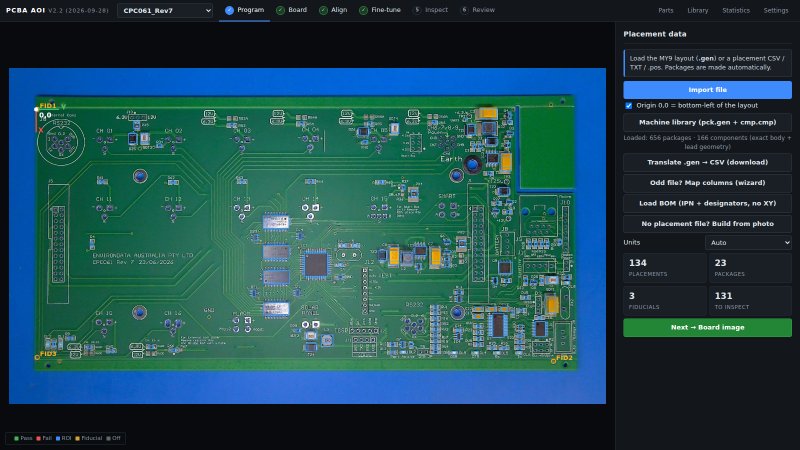
#> input picture showcase/01_program_import.png, 1600 x 900 px, given in place of the camera (shown at 1/2 size)
$ python ps4_robot_eyes.py 5   (older library calls are emulated)
#> lines starting #> are read from the running program, lines starting #| are printed output that depends on the picture; after the words box and inside, x2 and y2 are one past the last pixel; in counts of white or black regions, pixels touching at a corner belong together
#!/usr/bin/env python3
"""
PS4 Camera Robot Eyes
AR robot-vision overlay: phosphor/thermal/night modes, edge detection,
scanlines, face targeting HUD, motion alerts, and stereo depth map.

Usage:
    python ps4_robot_eyes.py [camera_index]

Keys:
    m - cycle vision mode (PHOSPHOR / THERMAL / NIGHT / RAW)
    e - toggle edge overlay
    s - toggle scanlines
    t - toggle face targeting
    h - toggle HUD
    d - toggle depth map (stereo only)
    v - toggle vignette
    q / Esc - quit
"""

import cv2
import numpy as np
import time
import sys

# ── Vision mode pipeline ──────────────────────────────────────────────────────

MODE_NAMES = ["PHOSPHOR", "THERMAL", "NIGHT", "RAW"]


def _phosphor(frame):
    gray = cv2.cvtColor(frame, cv2.COLOR_BGR2GRAY)
    out = np.zeros_like(frame)
    out[:, :, 1] = gray
    return out


def _thermal(frame):
    gray = cv2.cvtColor(frame, cv2.COLOR_BGR2GRAY)
    return cv2.applyColorMap(gray, cv2.COLORMAP_INFERNO)


def _night(frame):
    gray = cv2.cvtColor(frame, cv2.COLOR_BGR2GRAY)
    clahe = cv2.createCLAHE(clipLimit=3.0, tileGridSize=(8, 8))
    boosted = clahe.apply(gray)
    out = np.zeros_like(frame)
    out[:, :, 1] = boosted
    return out


MODES = {
    "PHOSPHOR": _phosphor,
    "THERMAL":  _thermal,
    "NIGHT":    _night,
    "RAW":      lambda f: f.copy(),
}

# Mode-matched edge tint: (B, G, R)
EDGE_TINT = {
    "PHOSPHOR": (0, 255, 80),
    "THERMAL":  (255, 100, 0),
    "NIGHT":    (0, 200, 255),
    "RAW":      (0, 220, 255),
}

HUD_COLOR = {
    "PHOSPHOR": (0, 200, 80),
    "THERMAL":  (200, 80, 0),
    "NIGHT":    (0, 180, 220),
    "RAW":      (0, 200, 80),
}


# ── Robot Eyes ────────────────────────────────────────────────────────────────

class RobotEyes:
    def __init__(self, camera_index: int = 0):
        self.cap = cv2.VideoCapture(camera_index)
        if not self.cap.isOpened():
            raise RuntimeError(f"Cannot open camera {camera_index}")

        self.mode_idx = 0
        self.show_edges = True
        self.show_scanlines = True
        self.show_hud = True
        self.show_depth = True
        self.show_tracking = True
        self.show_vignette = True

        self.face_cascade = cv2.CascadeClassifier(
            cv2.data.haarcascades + "haarcascade_frontalface_default.xml"
        )

        self.prev_gray = None
        self.motion_detected = False
        self.motion_flash = 0
        self.lock_flash = 0
        self.frame_count = 0
        self.fps = 0.0
        self._fps_tick = time.time()

        # Stereo depth matcher
        self._stereo_matcher = cv2.StereoBM_create(numDisparities=64, blockSize=15)

        # Detect stereo by aspect ratio on first frame
        ret, frame = self.cap.read()
        if not ret:
            raise RuntimeError("Camera returned no frames")
        h, w = frame.shape[:2]
        self.stereo = (w / h) > 2.5
        if self.stereo:
            print(f"Stereo frame detected ({w}x{h}) — splitting eyes")
        else:
            print(f"Mono camera ({w}x{h})")

        # Pre-build vignette mask (rebuilt if frame size changes)
        self._vignette = self._make_vignette(h, w if not self.stereo else w // 2)
        self._last_size = (h, w)

    # ── Helpers ───────────────────────────────────────────────────────────────

    def _make_vignette(self, h, w):
        cy, cx = h / 2, w / 2
        Y, X = np.ogrid[:h, :w]
        dist = np.sqrt(((X - cx) / cx) ** 2 + ((Y - cy) / cy) ** 2)
        mask = np.clip(1 - dist * 0.6, 0, 1).astype(np.float32)
        return np.dstack([mask, mask, mask])

    def _split_stereo(self, frame):
        w = frame.shape[1] // 2
        return frame[:, :w], frame[:, w:]

    def _apply_scanlines(self, frame):
        out = frame.copy()
        out[::3] = (out[::3] * 0.5).astype(np.uint8)
        return out

    def _apply_edges(self, original, processed, tint):
        gray = cv2.cvtColor(original, cv2.COLOR_BGR2GRAY)
        edges = cv2.Canny(gray, 60, 140)
        edge_layer = np.zeros_like(processed)
        for i, c in enumerate(tint):
            edge_layer[:, :, i] = (edges.astype(np.float32) * (c / 255)).astype(np.uint8)
        return cv2.addWeighted(processed, 0.85, edge_layer, 0.55, 0)

    def _apply_vignette(self, frame):
        h, w = frame.shape[:2]
        if (h, w) != self._last_size:
            self._vignette = self._make_vignette(h, w)
            self._last_size = (h, w)
        return (frame.astype(np.float32) * self._vignette).astype(np.uint8)

    def _detect_motion(self, gray):
        if self.prev_gray is None or self.prev_gray.shape != gray.shape:
            self.prev_gray = gray
            return False
        diff = cv2.absdiff(self.prev_gray, gray)
        _, thresh = cv2.threshold(diff, 20, 255, cv2.THRESH_BINARY)
        self.prev_gray = gray
        return cv2.countNonZero(thresh) > 800

    def _draw_targeting(self, frame, faces, hud_color):
        if len(faces) > 0:
            self.lock_flash = 6
        for (x, y, w, h) in faces:
            cx, cy = x + w // 2, y + h // 2
            corner = min(w, h) // 4
            lw = 2

            # Corner brackets
            for (px, py), (dx, dy) in [
                ((x,     y    ), (+1, +1)),
                ((x + w, y    ), (-1, +1)),
                ((x,     y + h), (+1, -1)),
                ((x + w, y + h), (-1, -1)),
            ]:
                cv2.line(frame, (px, py), (px + dx * corner, py), hud_color, lw)
                cv2.line(frame, (px, py), (px, py + dy * corner), hud_color, lw)

            # Center pip
            cv2.line(frame, (cx - 6, cy), (cx + 6, cy), hud_color, 1)
            cv2.line(frame, (cx, cy - 6), (cx, cy + 6), hud_color, 1)

            # Distance estimate (rough, based on face width vs frame width)
            dist_label = f"{max(1, int(500 / (w + 1))):3d}cm"
            cv2.putText(frame, f"LOCK  {dist_label}", (x, y - 6),
                        cv2.FONT_HERSHEY_PLAIN, 0.85, (0, 60, 255), 1)
        return frame

    def _compute_depth(self, left_gray, right_gray):
        disp = self._stereo_matcher.compute(left_gray, right_gray)
        norm = cv2.normalize(disp, None, 0, 255, cv2.NORM_MINMAX, cv2.CV_8U)
        colored = cv2.applyColorMap(norm, cv2.COLORMAP_PLASMA)
        cv2.putText(colored, "DEPTH MAP", (8, 18),
                    cv2.FONT_HERSHEY_PLAIN, 1.0, (220, 220, 220), 1)
        return colored

    def _draw_hud(self, frame, mode_name, hud_color, motion):
        h, w = frame.shape[:2]
        dim = tuple(max(0, int(c * 0.45)) for c in hud_color)
        now = time.strftime("%H:%M:%S")

        # FPS + mode
        cv2.putText(frame, f"FPS {self.fps:4.1f}", (8, 18),
                    cv2.FONT_HERSHEY_PLAIN, 1.0, hud_color, 1)
        cv2.putText(frame, f"[ {mode_name} ]", (8, 34),
                    cv2.FONT_HERSHEY_PLAIN, 1.0, hud_color, 1)

        # Timestamp top-right
        cv2.putText(frame, now, (w - 72, 18),
                    cv2.FONT_HERSHEY_PLAIN, 1.0, hud_color, 1)

        # Bottom bar
        cv2.putText(frame, "ROBOT EYES v1.0", (8, h - 8),
                    cv2.FONT_HERSHEY_PLAIN, 0.85, dim, 1)

        # Outer border
        cv2.rectangle(frame, (1, 1), (w - 2, h - 2), dim, 1)

        # Central reticle
        cx, cy = w // 2, h // 2
        cv2.circle(frame, (cx, cy), 22, dim, 1)
        cv2.line(frame, (cx - 32, cy), (cx - 24, cy), dim, 1)
        cv2.line(frame, (cx + 24, cy), (cx + 32, cy), dim, 1)
        cv2.line(frame, (cx, cy - 32), (cx, cy - 24), dim, 1)
        cv2.line(frame, (cx, cy + 24), (cx, cy + 32), dim, 1)

        # Motion alert
        if motion and self.motion_flash > 0:
            alert_color = (0, 40, 255)
            cv2.putText(frame, "! MOTION DETECTED !", (w // 2 - 90, 52),
                        cv2.FONT_HERSHEY_PLAIN, 1.4, alert_color, 2)
            self.motion_flash -= 1

        # Lock flash
        if self.lock_flash > 0:
            cv2.putText(frame, "TARGET ACQUIRED", (w // 2 - 70, h - 24),
                        cv2.FONT_HERSHEY_PLAIN, 1.1, (0, 60, 255), 1)
            self.lock_flash -= 1

        return frame

    # ── Main loop ─────────────────────────────────────────────────────────────

    def run(self):
        print("\n=== ROBOT EYES — ONLINE ===")
        print("  m  cycle mode   e  edges   s  scanlines")
        print("  t  targeting    h  HUD     d  depth")
        print("  v  vignette     q  quit\n")

        while True:
            ret, frame = self.cap.read()
            if not ret:
                break

            self.frame_count += 1
            now = time.time()
            if now - self._fps_tick >= 1.0:
                self.fps = self.frame_count / (now - self._fps_tick)
                self.frame_count = 0
                self._fps_tick = now

            mode_name = MODE_NAMES[self.mode_idx]
            hud_color = HUD_COLOR[mode_name]
            edge_tint = EDGE_TINT[mode_name]

            # Split stereo if needed
            if self.stereo:
                left, right = self._split_stereo(frame)
                display = left
            else:
                display = frame
                right = None

            gray = cv2.cvtColor(display, cv2.COLOR_BGR2GRAY)

            # Motion detection
            if self._detect_motion(gray):
                self.motion_detected = True
                self.motion_flash = 12
            else:
                self.motion_detected = False

            # Color grade
            processed = MODES[mode_name](display)

            # Edge overlay
            if self.show_edges:
                processed = self._apply_edges(display, processed, edge_tint)

            # Scanlines
            if self.show_scanlines:
                processed = self._apply_scanlines(processed)

            # Vignette
            if self.show_vignette:
                processed = self._apply_vignette(processed)

            # Face targeting
            if self.show_tracking:
                faces = self.face_cascade.detectMultiScale(
                    gray, scaleFactor=1.1, minNeighbors=4, minSize=(50, 50)
                )
                processed = self._draw_targeting(processed, faces, hud_color)

            # HUD
            if self.show_hud:
                processed = self._draw_hud(processed, mode_name, hud_color,
                                           self.motion_detected)

            # Stereo depth panel
            if self.stereo and self.show_depth and right is not None:
                right_gray = cv2.cvtColor(right, cv2.COLOR_BGR2GRAY)
                depth = self._compute_depth(gray, right_gray)
                dh = processed.shape[0]
                dw = int(depth.shape[1] * dh / depth.shape[0])
                depth = cv2.resize(depth, (dw, dh))
                output = np.hstack([processed, depth])
            else:
                output = processed

            cv2.imshow("ROBOT EYES", output)

            key = cv2.waitKey(1) & 0xFF
            if key in (ord("q"), 27):
                break
            elif key == ord("m"):
                self.mode_idx = (self.mode_idx + 1) % len(MODE_NAMES)
            elif key == ord("e"):
                self.show_edges = not self.show_edges
            elif key == ord("s"):
                self.show_scanlines = not self.show_scanlines
            elif key == ord("t"):
                self.show_tracking = not self.show_tracking
            elif key == ord("h"):
                self.show_hud = not self.show_hud
            elif key == ord("d"):
                self.show_depth = not self.show_depth
            elif key == ord("v"):
                self.show_vignette = not self.show_vignette

        self.cap.release()
        cv2.destroyAllWindows()
        print("ROBOT EYES — OFFLINE")


# ── Entry point ───────────────────────────────────────────────────────────────

def main():
    cam = int(sys.argv[1]) if len(sys.argv) > 1 else 0
    try:
        RobotEyes(camera_index=cam).run()
#> in __init__, frame is the input picture: shape (900, 1600, 3); mean B, G, R 79.2, 71.4, 31.1
#| Mono camera (1600x900)
#> in run, `gray = cv2.cvtColor(display, cv2.COLOR_BGR2GRAY)`:
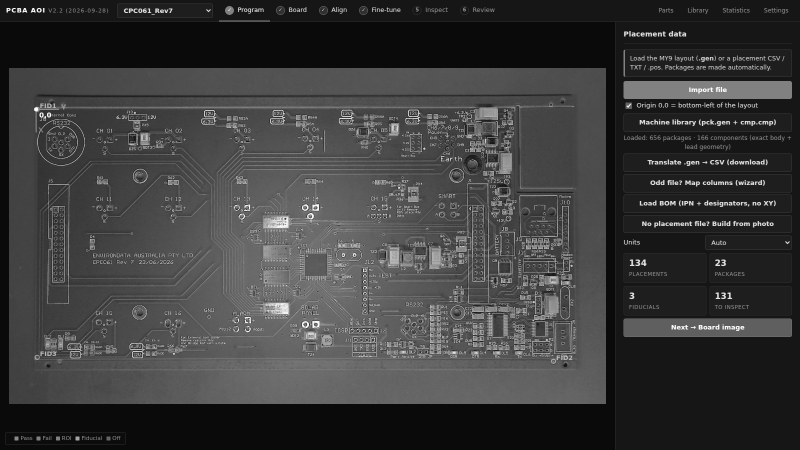
#> gray: shape (900, 1600) (shown at 1/2 size); min 0, max 255, mean 60.2
#> in _phosphor, `out[:, :, 1] = gray`:
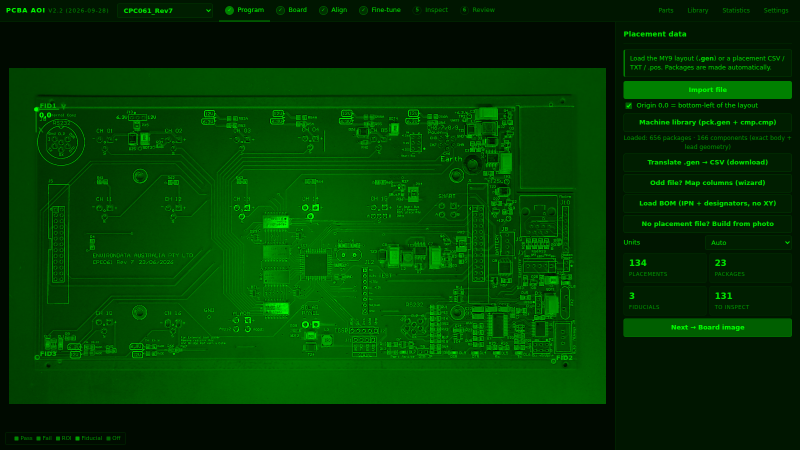
#> out: shape (900, 1600, 3) (shown at 1/2 size); mean of channels 0, 1, 2 0, 60.2, 0; drawn as B, G, R
#> in _apply_edges, `edges = cv2.Canny(gray, 60, 140)`:
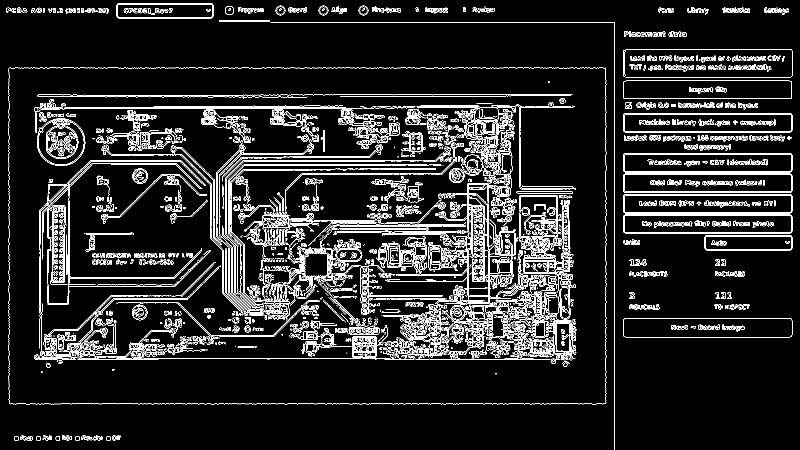
#> edges: shape (900, 1600) (shown at 1/2 size); 9.1% white in thin lines or dots
#> after the loop in _apply_edges, `for i, c in enumerate(tint):`:
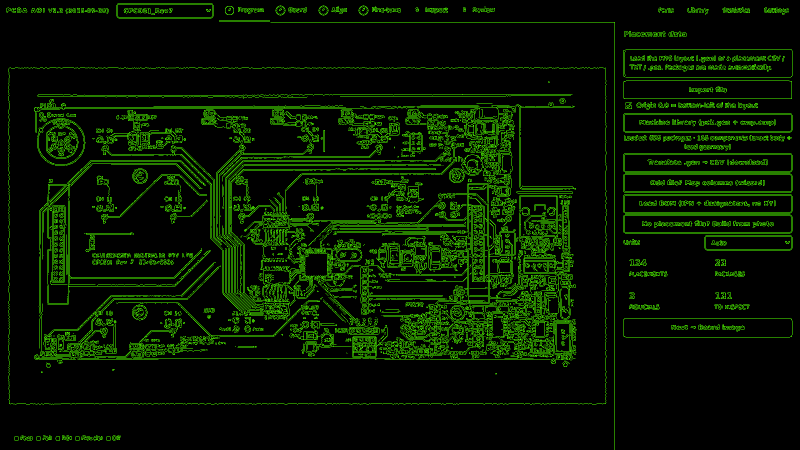
#> edge_layer: shape (900, 1600, 3) (shown at 1/2 size); mean of channels 0, 1, 2 0, 23.1, 7.3; drawn as B, G, R
#> in _apply_scanlines, `out[::3] = (out[::3] * 0.5).astype(np.uint8)`:
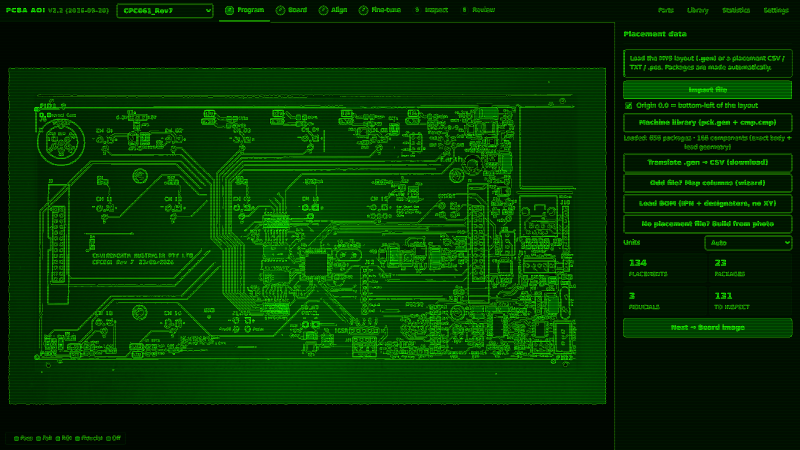
#> out: shape (900, 1600, 3) (shown at 1/2 size); mean B, G, R 0, 52.8, 3.3
#> in _apply_vignette, `return (frame.astype(np.float32) * self._vignette).astype(np.uint8)`:
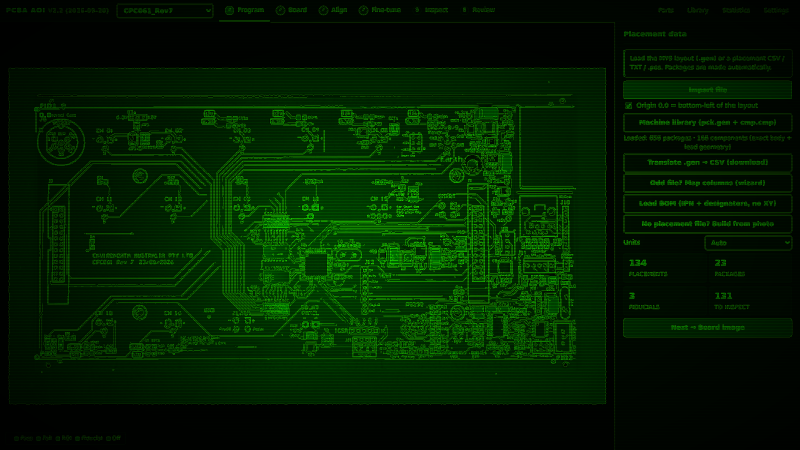
#> returned value: shape (900, 1600, 3) (shown at 1/2 size); mean of channels 0, 1, 2 0, 31.9, 2.1; drawn as B, G, R
#> in run, `faces = self.face_cascade.detectMultiScale( gray, scaleFactor=1.1, min..`: faces = ()
#> in _draw_hud, `cv2.putText(frame, f"FPS {self.fps:4.1f}", (8, 18), cv2.FONT_HERSHEY_P..`: frame: shape (900, 1600, 3); 0.01% of pixels changed, all inside (x1, y1, x2, y2) = (10, 8, 77, 18)
#> in _draw_hud, `cv2.putText(frame, f"[ {mode_name} ]", (8, 34), cv2.FONT_HERSHEY_PLAIN..`: frame: shape (900, 1600, 3); mean B, G, R 0, 31.9, 2.1
#> in _draw_hud, `cv2.putText(frame, now, (w - 72, 18), cv2.FONT_HERSHEY_PLAIN, 1.0, hud..`: frame: shape (900, 1600, 3); mean B, G, R 0, 31.9, 2.1
#> in _draw_hud, `cv2.putText(frame, "ROBOT EYES v1.0", (8, h - 8), cv2.FONT_HERSHEY_PLA..`: frame: shape (900, 1600, 3); mean B, G, R 0, 31.9, 2.1
#> in _draw_hud, `cv2.rectangle(frame, (1, 1), (w - 2, h - 2), dim, 1)`:
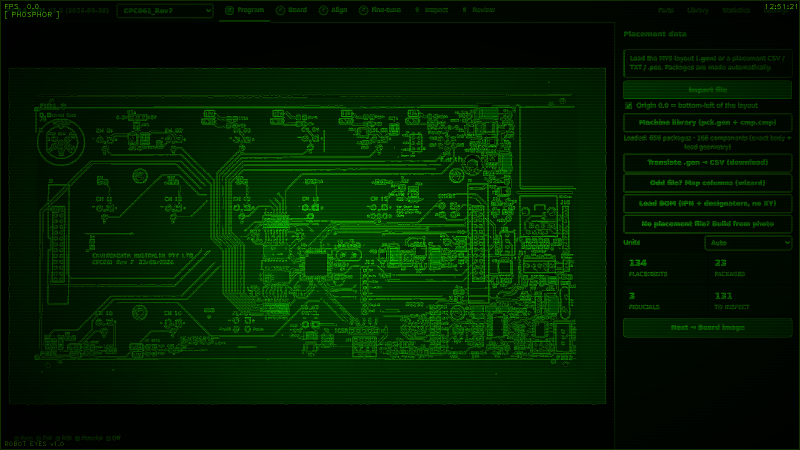
#> frame: shape (900, 1600, 3) (shown at 1/2 size); mean B, G, R 0, 32.2, 2.2
#> in _draw_hud, `cv2.circle(frame, (cx, cy), 22, dim, 1)`: frame: shape (900, 1600, 3); 0.01% of pixels changed, all inside (x1, y1, x2, y2) = (778, 428, 823, 473)
#> in _draw_hud, `cv2.line(frame, (cx - 32, cy), (cx - 24, cy), dim, 1)`: frame: shape (900, 1600, 3); mean B, G, R 0, 32.2, 2.2
#> in _draw_hud, `cv2.line(frame, (cx + 24, cy), (cx + 32, cy), dim, 1)`: frame: shape (900, 1600, 3); mean B, G, R 0, 32.2, 2.2
#> in _draw_hud, `cv2.line(frame, (cx, cy - 32), (cx, cy - 24), dim, 1)`: frame: shape (900, 1600, 3); mean B, G, R 0, 32.2, 2.2
#> in _draw_hud, `cv2.line(frame, (cx, cy + 24), (cx, cy + 32), dim, 1)`: frame: shape (900, 1600, 3); mean B, G, R 0, 32.2, 2.2
#> (key q is pressed here)
    except RuntimeError as e:
        print(f"Error: {e}")
        print("Try a different camera index:  python ps4_robot_eyes.py 1")
        sys.exit(1)


if __name__ == "__main__":
    main()

$ run again, on showcase/04_fiducial_teach.png
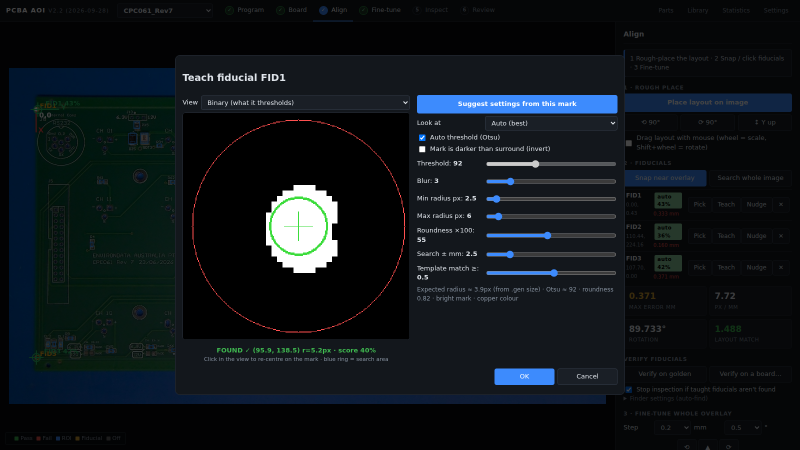
#> input picture showcase/04_fiducial_teach.png, 1600 x 900 px, given in place of the camera (shown at 1/2 size)
#> in __init__, frame is the input picture: shape (900, 1600, 3); mean B, G, R 25.4, 21.1, 15.1
#| Mono camera (1600x900)
#> in _apply_edges, `edges = cv2.Canny(gray, 60, 140)`:
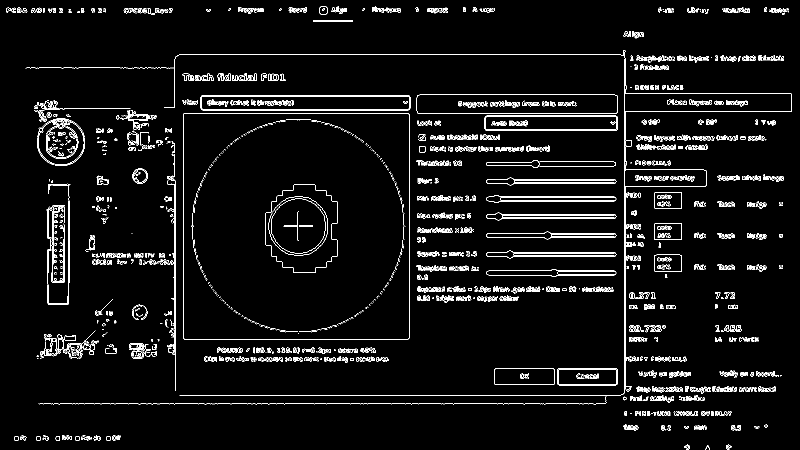
#> edges: shape (900, 1600) (shown at 1/2 size); 4.3% white in thin lines or dots
#> faces = ()
#> in _draw_hud, `cv2.rectangle(frame, (1, 1), (w - 2, h - 2), dim, 1)`:
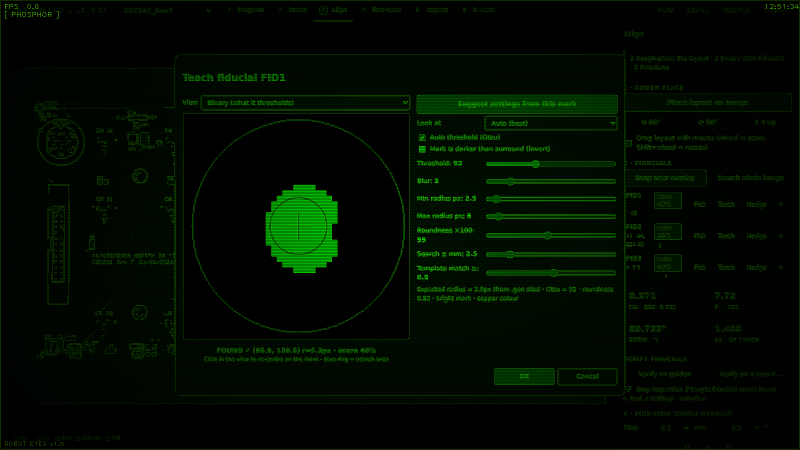
#> frame: shape (900, 1600, 3) (shown at 1/2 size); mean B, G, R 0, 11.5, 1
